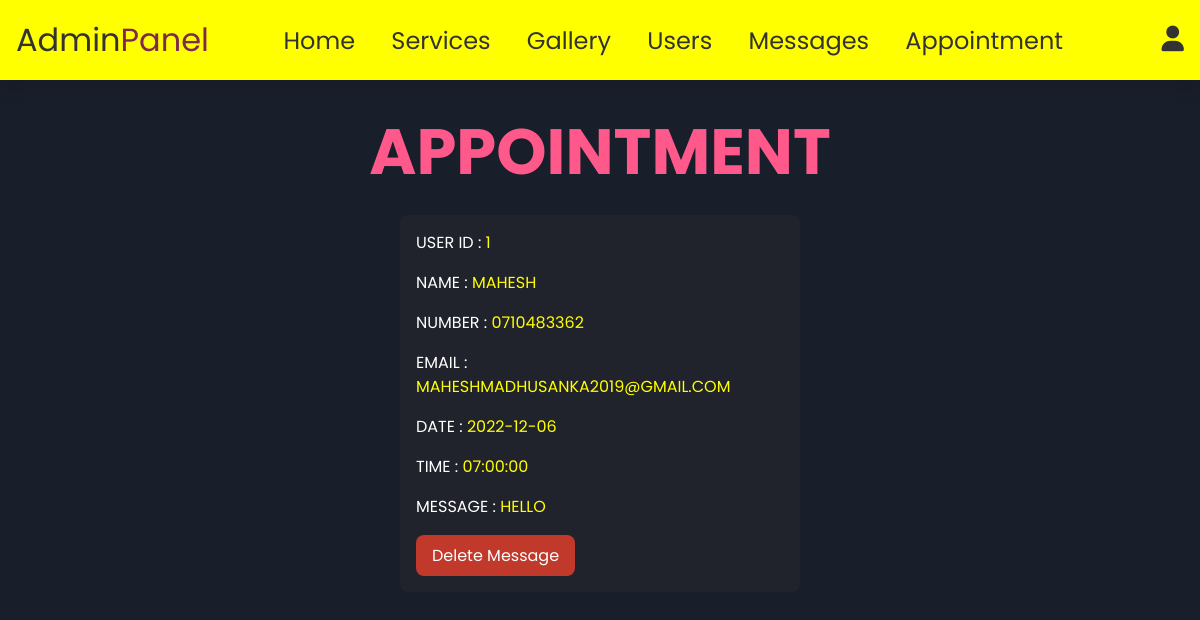
The page /admin_appointment.php (signed in) on the database its author committed.
### tables this page shows
CREATE TABLE `appointment` (
  `id` int(11) NOT NULL,
  `user_id` int(11) NOT NULL,
  `name` varchar(100) NOT NULL,
  `email` varchar(100) NOT NULL,
  `number` varchar(12) NOT NULL,
  `message` varchar(500) NOT NULL,
  `date` date NOT NULL,
  `time` time NOT NULL
);

### admin_appointment.php (the view, shortened to what this page needs)
<?php
include 'config.php';
?>
<!DOCTYPE html>
<html lang="en">
<head>
   <link rel="stylesheet" href="https://cdnjs.cloudflare.com/ajax/libs/font-awesome/6.0.0/css/all.min.css">
   <link rel="stylesheet" href="css/admin_style.css">
</head>
<body>
<div class="back_2">
<?php include 'admin_header.php'; ?>
<section class="messages">
   <h1 class="title"> Appointment </h1>
   <div class="box-container">
   <?php
      $select_message = mysqli_query($conn, "SELECT * FROM `appointment`") or die('query failed');
      if(mysqli_num_rows($select_message) > 0){
         while($fetch_message = mysqli_fetch_assoc($select_message)){
   ?>
   <div class="box">
      <p> user id : <span><?php echo $fetch_message['user_id']; ?></span> </p>
      <p> name : <span><?php echo $fetch_message['name']; ?></span> </p>
      <p> number : <span><?php echo $fetch_message['number']; ?></span> </p>
      <p> email : <span><?php echo $fetch_message['email']; ?></span> </p>
      <p> date : <span><?php echo $fetch_message['date']; ?></span> </p>
      <p> time : <span><?php echo $fetch_message['time']; ?></span> </p>
      <p> message : <span><?php echo $fetch_message['message']; ?></span> </p>
      <a href="admin_appointment.php?delete=<?php echo $fetch_message['id']; ?>" onclick="return confirm('delete this message?');" class="delete-btn">delete message</a>
   </div>
   <?php
      };
   }else{
      echo '<p class="empty">you have no messages!</p>';
   }
   ?>
   </div>
</section>
<br>
<br>
<br>
<br>
<br>
<br>
<br>
<br>
<br>
<br>
<br>
<br>
</div>
</body>
</html>

### css/admin_style.css (style rules this page uses)
:root { --purple:#7f2a4b; --yellow: yellow; --red:#c0392b; --orange:#f39c12; --black:#333; --white:#fff; --light-color:#666; --light-white:#ccc; --light-bg:#f5f5f5; --border:.1rem solid var(--black); --box-shadow:0 .5rem 1rem rgba(0,0,0,.1); }
.back_2 { background-color: rgb(25, 30, 43); height: 100%; width: 100%; }
* { font-family: 'Poppins', sans-serif; margin:0; padding:0; box-sizing: border-box; outline: none; border:none; text-decoration: none; }
.title { text-align: center; margin-top: 1.5rem; margin-bottom: 1rem; text-transform: uppercase; color:rgb(255, 89, 139); font-size: 4rem; transition: all 0.4s ease-in-out; }
.messages .box-container { display: grid; grid-template-columns: repeat(auto-fit, 25rem); justify-content: center; gap:1.5rem; max-width: 1200px; margin:0 auto; align-items: flex-start; }
.messages .box-container .box { background-color: rgba(53, 50, 50, 0.253); padding:1rem; border-radius: .5rem; transition: all 0.4s ease-in-out; }
.messages .box-container .box p { padding-bottom: 1rem; font-size: 1rem; color:var(--white); line-height: 1.5; text-transform: uppercase; }
.messages .box-container .box p span { color:var(--yellow); }
.messages .box-container .box .delete-btn { margin-top: 0; }
.btn, .option-btn, .delete-btn, .white-btn { display: inline-block; margin-top: 1rem; padding:.5rem 1rem; cursor: pointer; color:var(--white); font-size: 1rem; border-radius: .5rem; text-transform: capitalize; }
.delete-btn { background-color: var(--red); }

### rows shown on the page
appointment: user "1", name "MAHESH", number "0710483362", email "MAHESHMADHUSANKA2019@GMAIL.COM", date "2022-12-06", time "07:00:00", message "HELLO"
